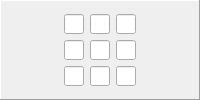
         <widget class="QFrame" name="group1">
          <property name="frameShape">
           <enum>QFrame::Panel</enum>
          </property>
          <property name="frameShadow">
           <enum>QFrame::Raised</enum>
          </property>
          <layout class="QGridLayout" name="gridLayout_11">
           <item row="0" column="0">
            <layout class="QGridLayout" name="gridLayout1">
             <property name="sizeConstraint">
              <enum>QLayout::SetFixedSize</enum>
             </property>
             <item row="0" column="0">
              <widget class="QLineEdit" name="cell09">
               <property name="sizePolicy">
                <sizepolicy hsizetype="Fixed" vsizetype="Fixed">
                 <horstretch>0</horstretch>
                 <verstretch>0</verstretch>
                </sizepolicy>
               </property>
               <property name="maximumSize">
                <size>
                 <width>20</width>
                 <height>20</height>
                </size>
               </property>
               <property name="inputMask">
                <string>9</string>
               </property>
              </widget>
             </item>
             <item row="0" column="1">
              <widget class="QLineEdit" name="cell10">
               <property name="sizePolicy">
                <sizepolicy hsizetype="Fixed" vsizetype="Fixed">
                 <horstretch>0</horstretch>
                 <verstretch>0</verstretch>
                </sizepolicy>
               </property>
               <property name="maximumSize">
                <size>
                 <width>20</width>
                 <height>20</height>
                </size>
               </property>
               <property name="inputMask">
                <string>9</string>
               </property>
              </widget>
             </item>
             <item row="0" column="2">
              <widget class="QLineEdit" name="cell11">
               <property name="sizePolicy">
                <sizepolicy hsizetype="Fixed" vsizetype="Fixed">
                 <horstretch>0</horstretch>
                 <verstretch>0</verstretch>
                </sizepolicy>
               </property>
               <property name="maximumSize">
                <size>
                 <width>20</width>
                 <height>20</height>
                </size>
               </property>
               <property name="inputMask">
                <string>9</string>
               </property>
              </widget>
             </item>
             <item row="1" column="0">
              <widget class="QLineEdit" name="cell12">
               <property name="sizePolicy">
                <sizepolicy hsizetype="Fixed" vsizetype="Fixed">
                 <horstretch>0</horstretch>
                 <verstretch>0</verstretch>
                </sizepolicy>
               </property>
               <property name="maximumSize">
                <size>
                 <width>20</width>
                 <height>20</height>
                </size>
               </property>
               <property name="inputMask">
                <string>9</string>
               </property>
              </widget>
             </item>
             <item row="1" column="1">
              <widget class="QLineEdit" name="cell13">
               <property name="sizePolicy">
                <sizepolicy hsizetype="Fixed" vsizetype="Fixed">
                 <horstretch>0</horstretch>
                 <verstretch>0</verstretch>
                </sizepolicy>
               </property>
               <property name="maximumSize">
                <size>
                 <width>20</width>
                 <height>20</height>
                </size>
               </property>
               <property name="inputMask">
                <string>9</string>
               </property>
              </widget>
             </item>
             <item row="1" column="2">
              <widget class="QLineEdit" name="cell14">
               <property name="sizePolicy">
                <sizepolicy hsizetype="Fixed" vsizetype="Fixed">
                 <horstretch>0</horstretch>
                 <verstretch>0</verstretch>
                </sizepolicy>
               </property>
               <property name="maximumSize">
                <size>
                 <width>20</width>
                 <height>20</height>
                </size>
               </property>
               <property name="inputMask">
                <string>9</string>
               </property>
              </widget>
             </item>
             <item row="2" column="0">
              <widget class="QLineEdit" name="cell15">
               <property name="sizePolicy">
                <sizepolicy hsizetype="Fixed" vsizetype="Fixed">
                 <horstretch>0</horstretch>
                 <verstretch>0</verstretch>
                </sizepolicy>
               </property>
               <property name="maximumSize">
                <size>
                 <width>20</width>
                 <height>20</height>
                </size>
               </property>
               <property name="inputMask">
                <string>9</string>
               </property>
              </widget>
             </item>
             <item row="2" column="1">
              <widget class="QLineEdit" name="cell16">
               <property name="sizePolicy">
                <sizepolicy hsizetype="Fixed" vsizetype="Fixed">
                 <horstretch>0</horstretch>
                 <verstretch>0</verstretch>
                </sizepolicy>
               </property>
               <property name="maximumSize">
                <size>
                 <width>20</width>
                 <height>20</height>
                </size>
               </property>
               <property name="inputMask">
                <string>9</string>
               </property>
              </widget>
             </item>
             <item row="2" column="2">
              <widget class="QLineEdit" name="cell17">
               <property name="sizePolicy">
                <sizepolicy hsizetype="Fixed" vsizetype="Fixed">
                 <horstretch>0</horstretch>
                 <verstretch>0</verstretch>
                </sizepolicy>
               </property>
               <property name="maximumSize">
                <size>
                 <width>20</width>
                 <height>20</height>
                </size>
               </property>
               <property name="inputMask">
                <string>9</string>
               </property>
              </widget>
             </item>
            </layout>
           </item>
          </layout>
         </widget>
